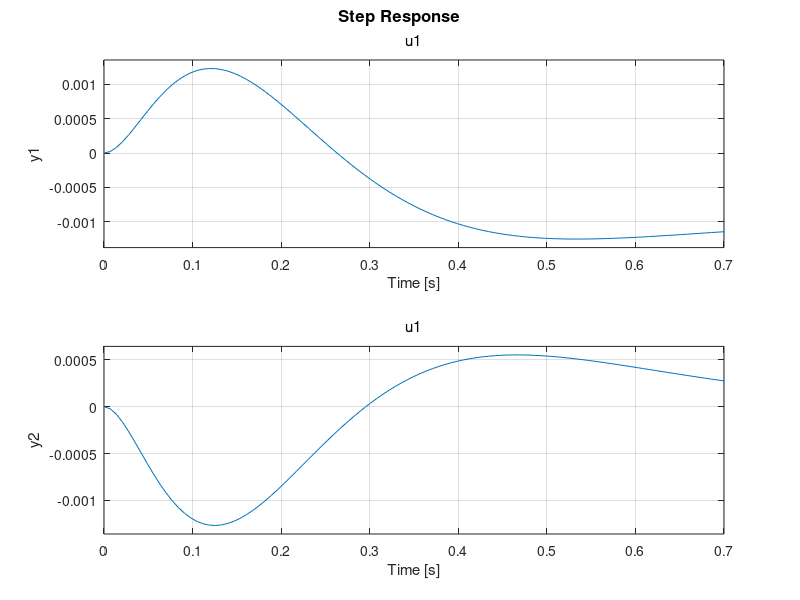

Reproduce this figure in MATLAB.
%%respuesta entrada escalon sin compensar y compensando 2

A=[0 1 0 0;0 0 -10 0;0 0 0 1;0 0 20 0];
B=[0; 1; 0; -1];
C=[1 0 0 0;0 0 1 0];
p=[-10 -10.1 -10.2 -10.3];

g1=ss(A,B,C,0);
step(g1)

K=place(A,B,p);
Ar=A-(B*K);
g2=ss(Ar,B,C,0);
step(g2)